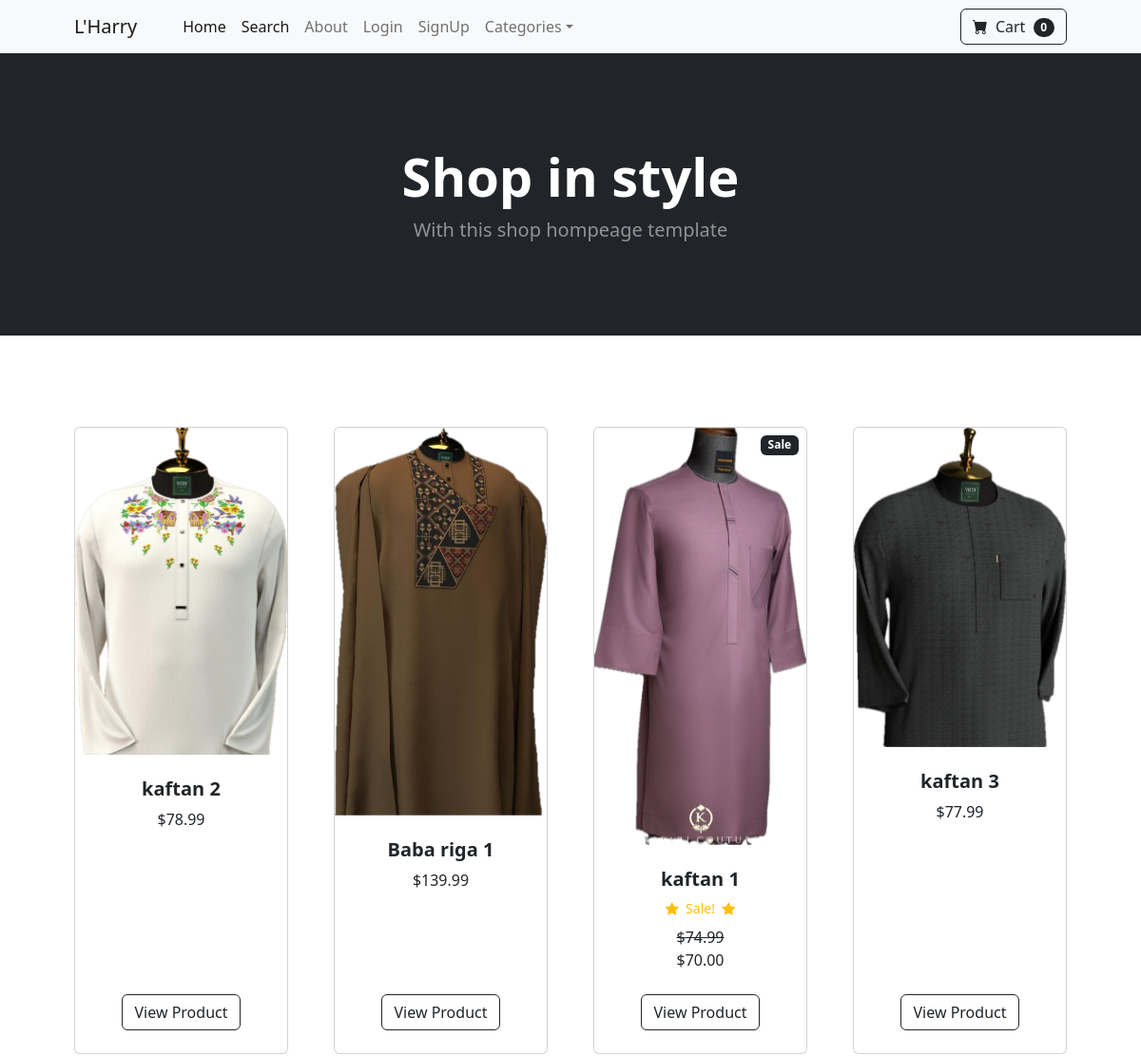
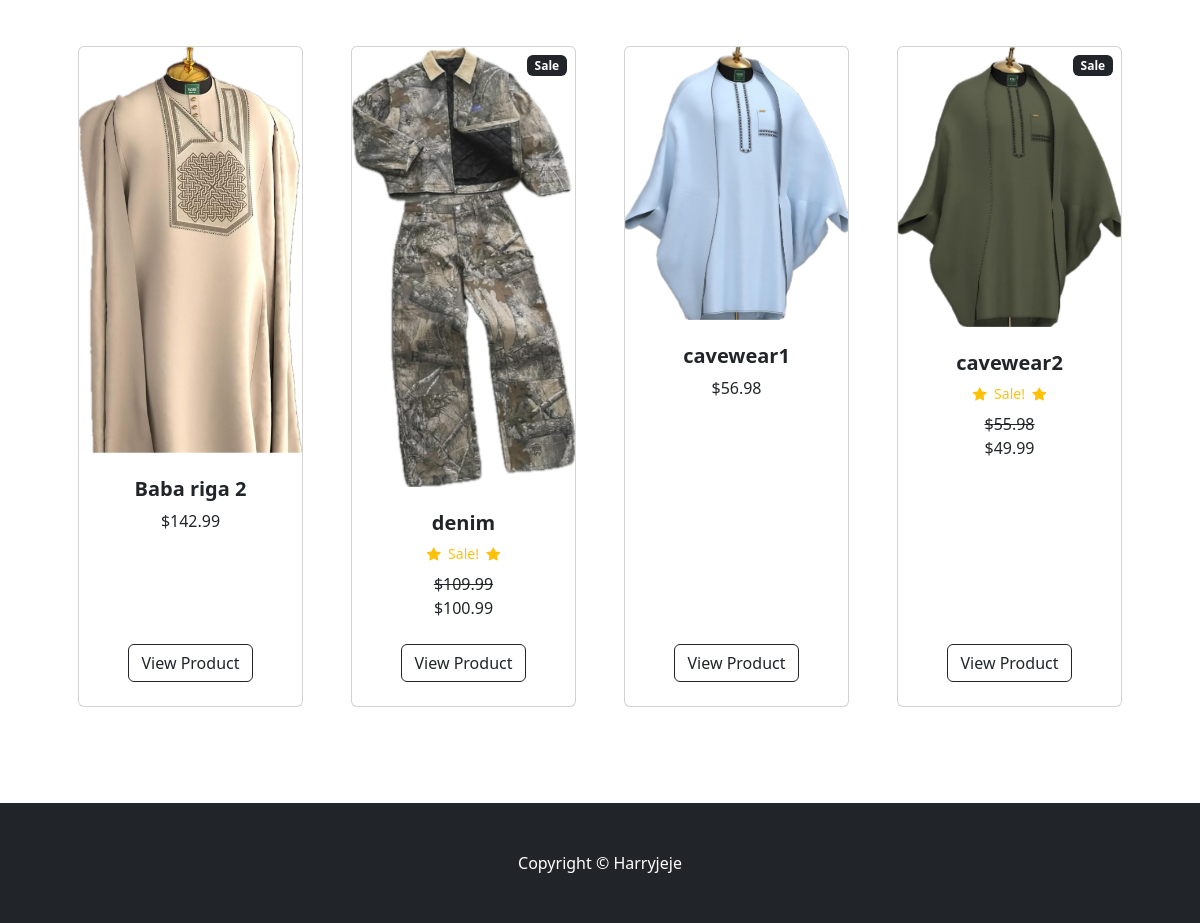
The page / on the database its author committed (2 pictures, top to bottom).
### store/models.py (models this page shows, shortened)
class Product(models.Model):
	name = models.CharField(max_length=50)
	price = models.DecimalField(default=0, decimal_places=2, max_digits=6)
	category = models.ForeignKey(Category, on_delete=models.CASCADE,default=1)
	description = models.CharField(max_length=250, default='', null=True, blank=True)
	image = models.ImageField(upload_to='uploads/product/')
	is_sale = models.BooleanField(default=False)
	sale_price =  models.DecimalField(default=0, decimal_places=2, max_digits=6)

### store/views.py (the view)
# urls.py: path("", views.home, name= "home"),
def home(request):
    products = Product.objects.all()
    return render (request, 'home.html', {'products':products})

### cart/cart.py (called while the page is built)
	def __len__(self):
		return len(self.cart)

### cart/context_processors.py (called while the page is built)
def cart(request):
	return{'cart': Cart(request)}

### store/templates/home.html
{% extends 'base.html' %}
 {% block content %}
        <header class="bg-dark py-5">
            <div class="container px-4 px-lg-5 my-5">
                <div class="text-center text-white">
                    <h1 class="display-4 fw-bolder">Shop in style</h1>
                    <p class="lead fw-normal text-white-50 mb-0">With this shop hompeage template</p>
                </div>
            </div>
        </header>
        <section class="py-5">
            <div class="container px-4 px-lg-5 mt-5">
                <div class="row gx-4 gx-lg-5 row-cols-2 row-cols-md-3 row-cols-xl-4 justify-content-center">
                    {% for product in products%}
                        {% if product.is_sale%}
                        <div class="col mb-5">
                        <div class="card h-100">
                            <div class="badge bg-dark text-white position-absolute" style="top: 0.5rem; right: 0.5rem">Sale</div>
                            <img class="card-img-top" src="{{product.image.url}} " alt="..." />
                            <div class="card-body p-4">
                                <div class="text-center">
                                    <h5 class="fw-bolder">{{product.name}}</h5>
                                    <div class="d-flex justify-content-center small text-warning mb-2">
                                    <div class="bi-star-fill"></div>&nbsp;&nbsp;Sale!&nbsp;&nbsp;
                                    <div class="bi-star-fill"></div>
                                    </div>
                                    <strike>
                                    ${{product.price}}
                                </strike>
                                <br>
                                 ${{product.sale_price}}
                                </div>
                            </div>
                            <div class="card-footer p-4 pt-0 border-top-0 bg-transparent">
                                <div class="text-center"><a class="btn btn-outline-dark mt-auto" href="{% url 'product' product.id %}">View Product</a></div>
                            </div>
                        </div>
                    </div>
                        {% else %}
                    <div class="col mb-5">
                        <div class="card h-100">
                            <img class="card-img-top" src="{{product.image.url}} " alt="..." />
                            <div class="card-body p-4">
                                <div class="text-center">
                                    <h5 class="fw-bolder">{{product.name}}</h5>
                                    ${{product.price}}
                                </div>
                            </div>
                            <div class="card-footer p-4 pt-0 border-top-0 bg-transparent">
                                <div class="text-center"><a class="btn btn-outline-dark mt-auto" href="{% url 'product' product.id %}">View Product</a></div>
                            </div>
                        </div>
                    </div>
                        {% endif %}
                    {% endfor %}
            </div>
        </section>
 {% endblock %}

### store/templates/base.html (shortened to what this page needs)
{% load static %}
<!DOCTYPE html>
<html lang="en">
    <head>
        <link href="https://cdn.jsdelivr.net/npm/bootstrap-icons@1.5.0/font/bootstrap-icons.css" rel="stylesheet" />
        <link href="{% static 'css/styles.css' %}" rel="stylesheet" />
    </head>
    <body>
        {% include 'navbar.html' %}
        {% block content %}
        {% endblock %}
        <footer class="py-5 bg-dark">
            <div class="container"><p class="m-0 text-center text-white">Copyright &copy; Harryjeje</p></div>
        </footer>
    </body>
</html>

### store/templates/navbar.html (shortened to what this page needs)
        <nav class="navbar navbar-expand-lg navbar-light bg-light">
            <div class="container px-4 px-lg-5">
                <a class="navbar-brand" href="{% url 'home'%}">L'Harry</a>
                <div class="collapse navbar-collapse" id="navbarSupportedContent">
                    <ul class="navbar-nav me-auto mb-2 mb-lg-0 ms-lg-4">
                        <li class="nav-item"><a class="nav-link active" aria-current="page"
                            href="{% url 'home' %}">Home</a></li>
                        <li class="nav-item"><a class="nav-link active" aria-current="page"
                            href="{% url 'search' %}">Search</a></li>
                        <li class="nav-item"><a class="nav-link" href="{% url 'about'%}">About</a></li>
                {% if user.is_authenticated %}
                    <li class="nav-item dropdown">
                            <a class="nav-link dropdown-toggle" id="navbarDropdown" href="#" role="button" data-bs-toggle="dropdown" aria-expanded="false">Profile</a>
                            <ul class="dropdown-menu" aria-labelledby="navbarDropdown">
                                <li><a class="dropdown-item" href="{% url 'update_user' %}">User Profile</a></li>
                                <li><hr class="dropdown-divider" /></li>
                                <li><a class="dropdown-item" href="{% url 'update_info' %}">User Info</a></li>
                            </ul>
                    </li>
                    {% if user.is_superuser %}
                    <li class="nav-item dropdown">
                            <a class="nav-link dropdown-toggle" id="navbarDropdown" href="#" role="button" data-bs-toggle="dropdown" aria-expanded="false">Orders</a>
                            <ul class="dropdown-menu" aria-labelledby="navbarDropdown">
                                <li><a class="dropdown-item" href="{% url 'shipped_dash' %}">Shipped Orders</a></li>
                                <li><hr class="dropdown-divider" /></li>
                                <li><a class="dropdown-item" href="{% url 'not_shipped_dash' %}">Un-shipped Orders</a></li>
                            </ul>
                    </li>
                    {% endif %}
                    <li class="nav-item"><a class="nav-link" href="{% url 'logout'%}">Logout</a></li>
                {% else %}
                    <li class="nav-item"><a class="nav-link" href="{% url 'login'%}">Login</a></li>
                    <li class="nav-item"><a class="nav-link" href="{% url 'register'%}">SignUp</a></li>
                {% endif %}
                        <li class="nav-item dropdown">
                            <a class="nav-link dropdown-toggle" id="navbarDropdown" href="#" role="button" data-bs-toggle="dropdown" aria-expanded="false">Categories</a>
                        </li>
                    </ul>
                    <form class="d-flex">
                        <a href="{% url 'cart_summary' %}" class="btn btn-outline-dark"><i class="bi-cart-fill me-1"></i>
                            Cart
                            <span class="badge bg-dark text-white ms-1 rounded-pill" id="cart_quantity">{{ cart|length }}</span></a>
                    </form>
                </div>
            </div>
        </nav>

### rows shown on the page
Product: image (picture), name "kaftan 2", price "78.99"
Product: image (picture), name "Baba riga 1", price "139.99"
Product: image (picture), name "kaftan 1", price "74.99", sale_price "70.00"
Product: image (picture), name "kaftan 3", price "77.99"
Product: image (picture), name "Baba riga 2", price "142.99"
Product: image (picture), name "denim", price "109.99", sale_price "100.99"
Product: image (picture), name "cavewear1", price "56.98"
Product: image (picture), name "cavewear2", price "55.98", sale_price "49.99"

### other values the page prints
{{ cart|length }} "0"
